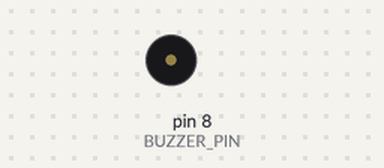
Simulated run of this sketch. Board: Arduino Uno, built with avr-gcc and run on an emulated ATmega328P. Parts: buzzer (waves = sounding).

Above: at 1.11 s.
At 6.68 s:
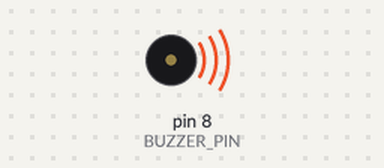
Timing chart, 0 to 7.0 s (numbered marks = the images above):
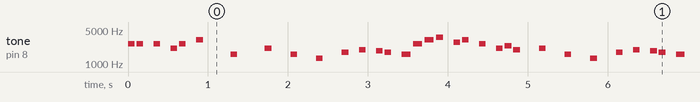

The sketch:

MarioZoomer.ino
```cpp
#define BUZZER_PIN 8

// Ноты и их частоты (в Гц)
#define NOTE_B0  31
#define NOTE_C1  33
#define NOTE_CS1 35
#define NOTE_D1  37
#define NOTE_DS1 39
#define NOTE_E1  41
#define NOTE_F1  44
#define NOTE_FS1 46
#define NOTE_G1  49
#define NOTE_GS1 52
#define NOTE_A1  55
#define NOTE_AS1 58
#define NOTE_B1  62
#define NOTE_C2  65
#define NOTE_CS2 69
#define NOTE_D2  73
#define NOTE_DS2 78
#define NOTE_E2  82
#define NOTE_F2  87
#define NOTE_FS2 93
#define NOTE_G2  98
#define NOTE_GS2 104
#define NOTE_A2  110
#define NOTE_AS2 117
#define NOTE_B2  123
#define NOTE_C3  131
#define NOTE_CS3 139
#define NOTE_D3  147
#define NOTE_DS3 156
#define NOTE_E3  165
#define NOTE_F3  175
#define NOTE_FS3 185
#define NOTE_G3  196
#define NOTE_GS3 208
#define NOTE_A3  220
#define NOTE_AS3 233
#define NOTE_B3  247
#define NOTE_C4  262
#define NOTE_CS4 277
#define NOTE_D4  294
#define NOTE_DS4 311
#define NOTE_E4  330
#define NOTE_F4  349
#define NOTE_FS4 370
#define NOTE_G4  392
#define NOTE_GS4 415
#define NOTE_A4  440
#define NOTE_AS4 466
#define NOTE_B4  494
#define NOTE_C5  523
#define NOTE_CS5 554
#define NOTE_D5  587
#define NOTE_DS5 622
#define NOTE_E5  659
#define NOTE_F5  698
#define NOTE_FS5 740
#define NOTE_G5  784
#define NOTE_GS5 831
#define NOTE_A5  880
#define NOTE_AS5 932
#define NOTE_B5  988
#define NOTE_C6  1047
#define NOTE_CS6 1109
#define NOTE_D6  1175
#define NOTE_DS6 1245
#define NOTE_E6  1319
#define NOTE_F6  1397
#define NOTE_FS6 1480
#define NOTE_G6  1568
#define NOTE_GS6 1661
#define NOTE_A6  1760
#define NOTE_AS6 1865
#define NOTE_B6  1976
#define NOTE_C7  2093
#define NOTE_CS7 2217
#define NOTE_D7  2349
#define NOTE_DS7 2489
#define NOTE_E7  2637
#define NOTE_F7  2794
#define NOTE_FS7 2960
#define NOTE_G7  3136
#define NOTE_GS7 3322
#define NOTE_A7  3520
#define NOTE_AS7 3729
#define NOTE_B7  3951
#define NOTE_C8  4186
#define NOTE_CS8 4435
#define NOTE_D8  4699
#define NOTE_DS8 4978
#define REST 0

// Мелодия Super Mario
int melody[] = {
  NOTE_E7, NOTE_E7, 0, NOTE_E7, 0, NOTE_C7, NOTE_E7, 0,
  NOTE_G7, 0, 0, 0, NOTE_G6, 0, 0, 0,
  NOTE_C7, 0, 0, NOTE_G6, 0, 0, NOTE_E6, 0,
  0, NOTE_A6, 0, NOTE_B6, 0, NOTE_AS6, NOTE_A6, 0,
  NOTE_G6, NOTE_E7, NOTE_G7, NOTE_A7, 0, NOTE_F7, NOTE_G7, 0,
  NOTE_E7, 0, NOTE_C7, NOTE_D7, NOTE_B6, 0, 0,
  NOTE_C7, 0, 0, NOTE_G6, 0, 0, NOTE_E6, 0,
  0, NOTE_A6, 0, NOTE_B6, 0, NOTE_AS6, NOTE_A6, 0,
  NOTE_G6, NOTE_E7, NOTE_G7, NOTE_A7, 0, NOTE_F7, NOTE_G7, 0,
  NOTE_E7, 0, NOTE_C7, NOTE_D7, NOTE_B6, 0, 0
};

// Длительности нот: 4 = четвертная нота, 8 = восьмая нота и т.д.
int noteDurations[] = {
  12, 12, 12, 12, 12, 12, 12, 12,
  12, 12, 12, 12, 12, 12, 12, 12,
  12, 12, 12, 12, 12, 12, 12, 12,
  12, 12, 12, 12, 12, 12, 12, 12,
  9, 9, 9, 12, 12, 12, 12, 12,
  12, 12, 12, 12, 12, 12, 12,
  12, 12, 12, 12, 12, 12, 12, 12,
  12, 12, 12, 12, 12, 12, 12, 12,
  9, 9, 9, 12, 12, 12, 12, 12,
  12, 12, 12, 12, 12, 12, 12
};

void setup() {
  pinMode(BUZZER_PIN, OUTPUT);
}

void loop() {
  // Воспроизведение мелодии
  int size = sizeof(noteDurations) / sizeof(int);

  for (int thisNote = 0; thisNote < size; thisNote++) {
    // Вычисляем длительность ноты
    int noteDuration = 1000 / noteDurations[thisNote];
    tone(BUZZER_PIN, melody[thisNote], noteDuration);

    // Пауза между нотами для лучшего звучания
    int pauseBetweenNotes = noteDuration * 1.30;
    delay(pauseBetweenNotes);

    // Останавливаем воспроизведение ноты
    noTone(BUZZER_PIN);
  }

  delay(2000); // Пауза перед повторением мелодии
}
```

Measured:
- by itself, tone on pin 8 (BUZZER_PIN): plays 2637 Hz for 0.08 s, 2637 Hz for 0.08 s, 2637 Hz for 0.08 s, 2093 Hz for 0.08 s, 2637 Hz for 0.08 s, 3136 Hz for 0.08 s … (505 notes in this stretch)
